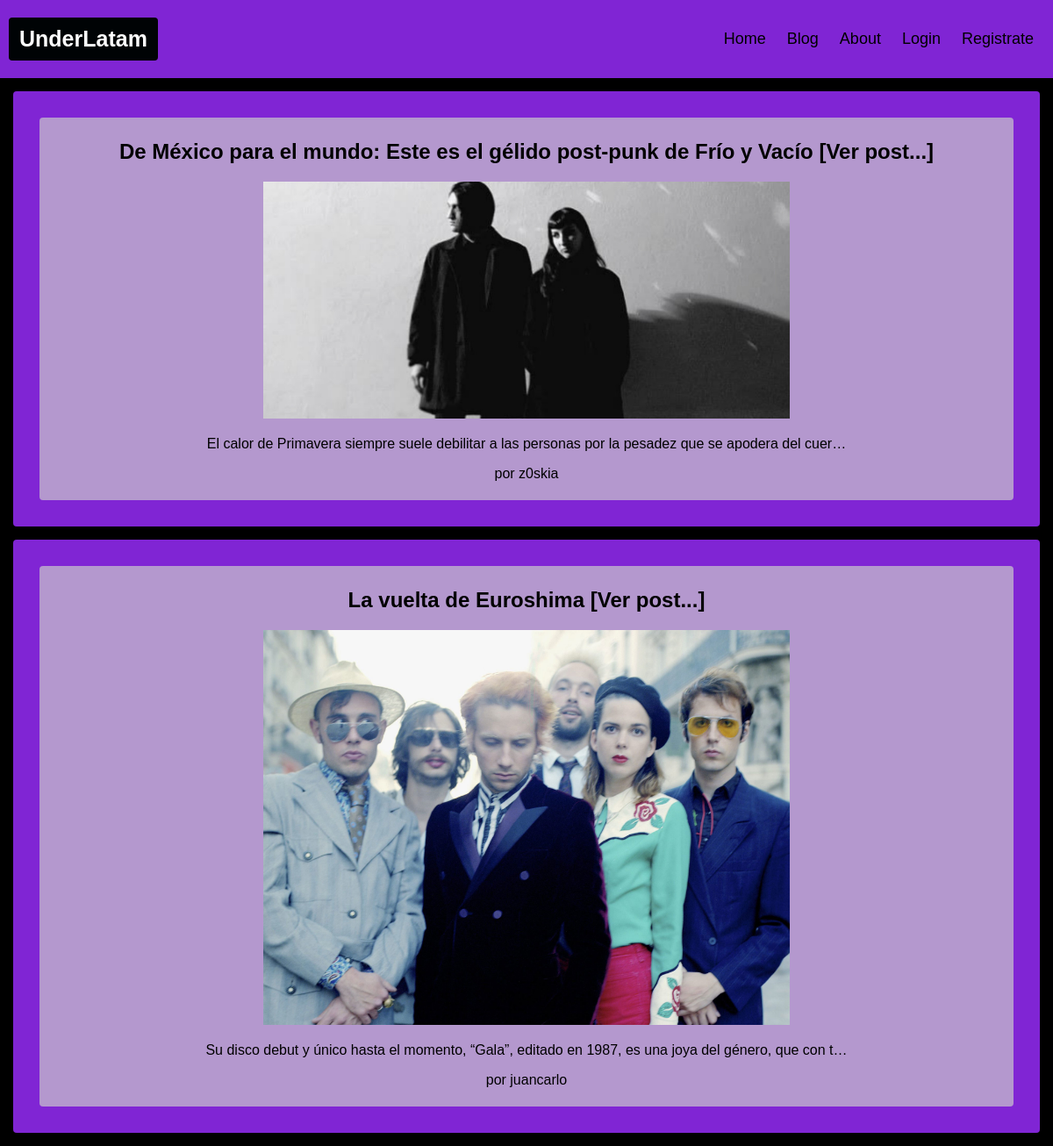
Screenshot of /blog/ with the database file from the repository.
### blog/models.py (models this page shows, shortened)
class Post(models.Model):
    author = models.ForeignKey(settings.AUTH_USER_MODEL, on_delete=models.CASCADE)
    title = models.CharField(max_length=255)
    post_body = models.TextField()
    created_date = models.DateField(default=timezone.now)
    published_date = models.DateTimeField(blank=True, null=True)
    image_up = models.ImageField(upload_to='images/',)

### blog/views.py (the view)
# urls.py: path('blog/', dash, name='dash'),
def dash(request):
    posts = Post.objects.filter(published_date__lte=timezone.now()).order_by('-published_date')
    return render(request, 'blog/dash.html', {'posts':posts})

### blog/templates/blog/dash.html
{% extends 'blog/main.html' %}
{% load static %}
{% block changeContent %}
{% for post in posts %}
<div class="post">
    <div class="postElements">
        <h2><a href="{% url 'post_detail' pk=post.pk %}">{{ post.title }} [Ver post...]</a></h2>
        <img src="{{ post.image_up.url }}" alt=""/>
        <p> {{ post.post_body|truncatechars:100 }} </p>
        <p> por {{ post.author }} </p>
    </div>
</div>
{% empty %}
<div class="post">
    <div class="title"><h2>No hay publicaciones</h2></div>
</div>
{% endfor %}
{% endblock %}

### blog/templates/blog/main.html (shortened to what this page needs)
<!DOCTYPE html>
<html lang="es">
<head>
    {% load static %}
    <link rel="stylesheet" href="{% static 'blog/css/styles.css' %}"/>
</head>
<body>
    <body>
        <div class="header">
          <a href="{% url 'index' %}" class="logo active">UnderLatam</a>
          <div class="header-right">
            <a href="{% url 'index' %}">Home</a>
            <a href="{% url 'dash' %}">Blog</a>
            <a href="{% url 'about' %}">About</a>
            {% if not request.user.is_authenticated %}
            <a href=" {% url 'login' %} ">Login</a>
            <a href=" {% url 'register' %} ">Registrate</a>
            {% else %}
            <a href=" {% url 'user_profiles' %}">Usuarios</a>
            <a href=" {% url 'new_post' %}">Nuevo Post</a>
            <a href=" {% url 'user_detail' user.id %} ">Hola {{user}} [Mi Perfil]</a>
            <a href="{% url 'logout' %}">SALIR</a>
            {% endif %}
          </div>
        </div>
    {% block changeContent %}
    {% endblock changeContent %}
</body>
</html>

### blog/static/blog/css/styles.css (style rules this page uses)
* { box-sizing: border-box; }
body { margin: 0; font-family: Arial, Helvetica, sans-serif; background-color: black; }
.header { overflow: hidden; background-color: #8025d4; padding: 20px 10px; }
.header a { float: left; color: black; text-align: center; padding: 12px; text-decoration: none; font-size: 18px; line-height: 25px; border-radius: 4px; }
.header a.logo { font-size: 25px; font-weight: bold; }
.header a.active { background-color: rgb(0, 3, 5); color: white; }
.header-right { float: right; }
.post { background-color: #8025d4; border-radius: 4px; padding: 20px; margin: 15px; }
.postElements { background-color: #b498ce; padding: 5px; margin: 10px; border-radius: 4px; font-family: Arial, Helvetica, sans-serif; text-align: center; }
a { text-decoration: none; color: black; }
.postElements img { max-width: 600px; max-height: 480px; text-align: center; }

### rows the page displays
Post: title "De México para el mundo: Este es el gélido post-punk de Frío y Vacío", image_up (picture), post_body "El calor de Primavera siempre suele debilitar a las personas por la pesadez que se apodera del cuer…", author "z0skia"
Post: title "La vuelta de Euroshima", image_up (picture), post_body "Su disco debut y único hasta el momento, “Gala”, editado en 1987, es una joya del género, que con t…", author "juancarlo"
